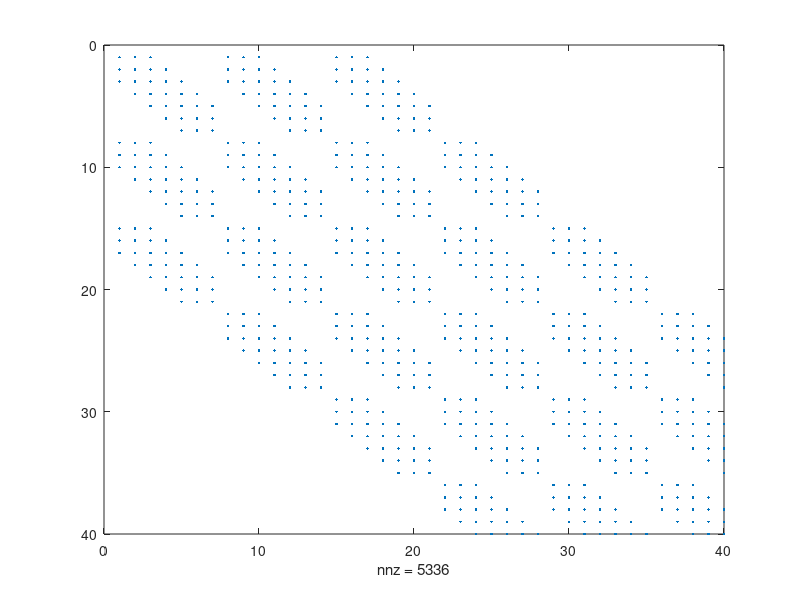
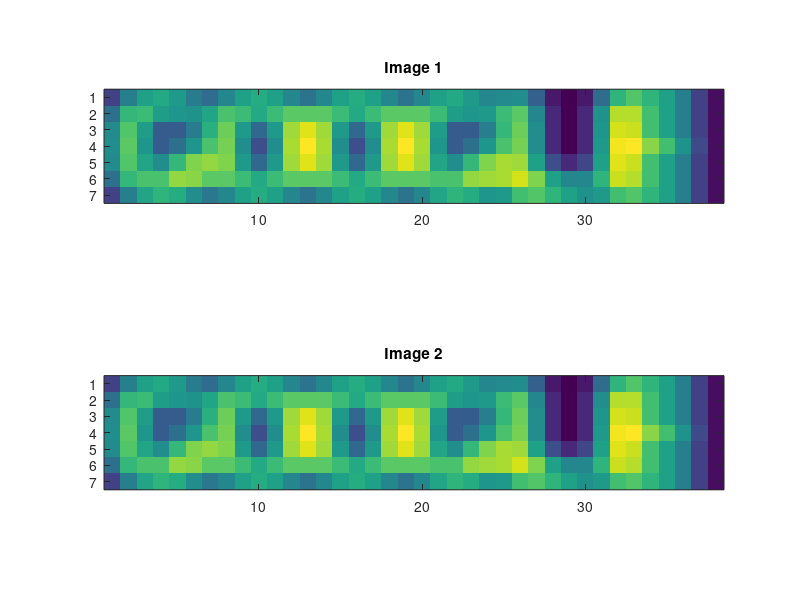

Reproduce these figures in MATLAB, in order.
% Chris Danforth
% 11/3/09

clear all
close all

load hw4data				% load matrix A and two image matrices
whos					% what are my variables

%% USE THIS FOR NUMBER 1
figure					% bring up figure
spy(A); axis([0 40 0 40]);		% showing the top left corner of A
for k = [1 18]
  disp(A(k,:)); disp(sprintf('Sum of row %s of A = %g',int2str(k),sum(full(A(k,:)))));	% entries in row k and sum
end

% show me what the blurred pictures look like
figure 
subplot(2,1,1); imagesc(image_1); axis image; title('Image 1')
subplot(2,1,2); imagesc(image_2); axis image; title('Image 2')


